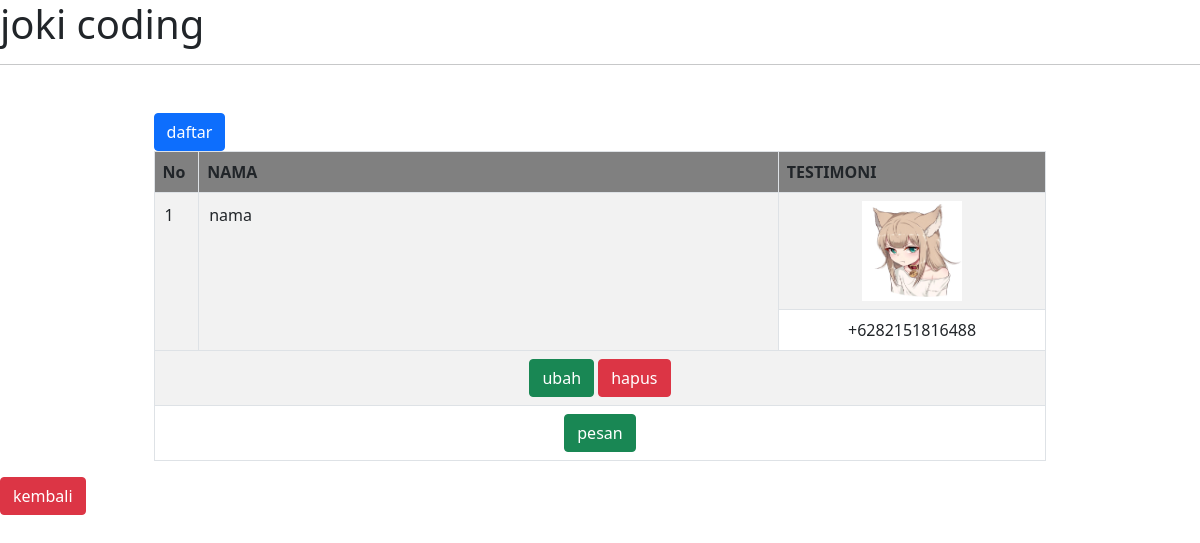
/jokicoding.php (signed in), run on the app's committed database.
### tables this page shows
CREATE TABLE `adm` (
  `id` int(11) NOT NULL,
  `nama` varchar(255) NOT NULL,
  `hp` char(15) NOT NULL,
  `foto` varchar(100) NOT NULL
);

### control-coding.php (called while the page is built, shortened)
<?php
function select($query)
{
  global $koneksi;
$result = mysqli_query($koneksi, $query);
$rows = [];
while ($row = mysqli_fetch_assoc ($result)) {
  $rows[] = $row;
}
return $rows;
}

### jokicoding.php (the view, shortened to what this page needs)
<?php session_start();
include 'header-coding.php';
$adm=select("SELECT * FROM adm");
?>
      </thead>
      <tbody>
      <?php  $no = 1; ?>
        <?php foreach ($adm as $ad): ?>
<div>
          <tr>
          <td rowspan ="2" style="padding: 10px;" width="5%"><?= $no++; ?></td>
              <td rowspan="2" style="padding : 10px; "><?= $ad ['nama'];?> </td>
              <td class="text-center">
                <img src= "assets-coding/img/<?= $ad ['foto'];?>" width="100" height="100"  >
              </td>
          </tr>
        </div>
<tr>
  <td width = "30%" class="text-center"> <?=$ad['hp'];?>
     </td>
</tr>
<?php if($_SESSION['level'] == 1) : ?>
<tr>
  <td colspan= "3" width = "30%" class="text-center">
  <a href="ubah-coding.php?id=<?= $ad['id'];?>" class="btn btn-success">ubah</a>
  <a href="hapus-coding.php?id=<?=$ad['id'];?>" class="btn btn-danger">hapus</a>
  </td>
</tr>
<?php endif ?>
<?php if($_SESSION['level'] == 1 or $_SESSION['level'] == 3 )  : ?>
<tr>
  <td colspan= "3" width = "30%" class="text-center">
  <a href="https://wa.me/<?= $ad['hp'];?>?text=halo, saya ingin memesan jasa joki game" target= "_blank " class ="btn btn-success">pesan</a>
  </td>
</tr>
<?php endif ?>
<?php endforeach; ?>
      </tbody>
  </table>
 </div>
 <a  href="pusatjasa.php" class ="btn btn-danger">kembali</a>

### data on the page
adm: nama "nama", foto (picture), hp "+6282151816488"
